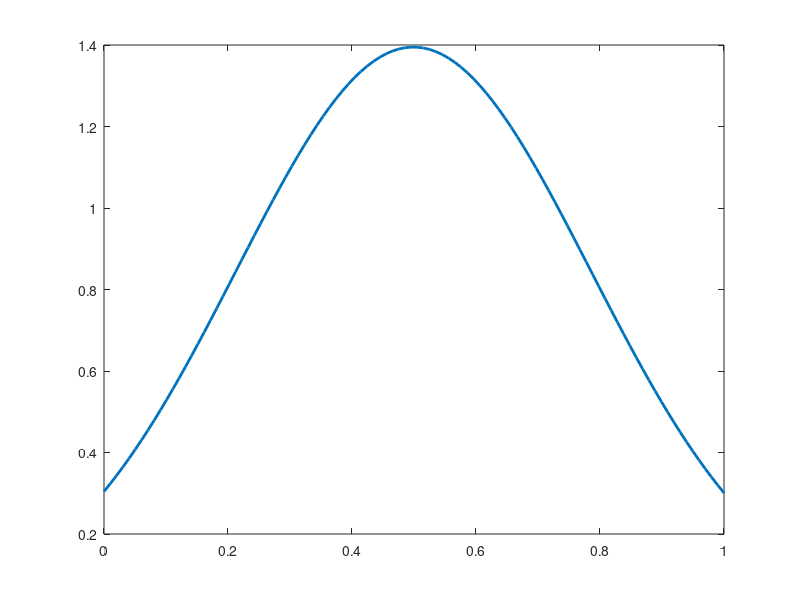

MATLAB code for this plot:
a=textread('mersenne_twister.txt');
x=linspace(0,1);
y=pdf('Normal',x,0.4991,0.2860);
plot(x,y,'LineWidth',2)
mu=mean(a)
sigma=sqrt(var(a))

